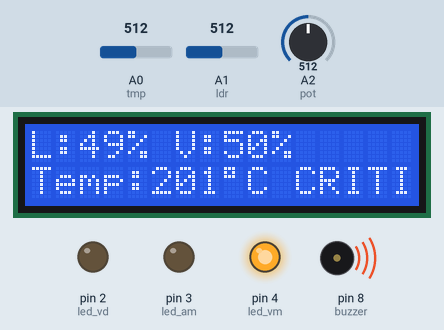
Simulated run of this sketch. Board: Arduino Uno, built with avr-gcc and run on an emulated ATmega328P. On the bench: 16×2 character LCD, output pins drawn as LEDs (lit = HIGH), buzzer (waves = sounding). The inputs (shaded band) are chosen by the test bench; at power-on: A0 (tmp) = 512, A1 (ldr) = 512, A2 (pot) = 512.

Above: at 2.2 s.
2.3 s: A0 (tmp) set to 716
At 2.9 s:
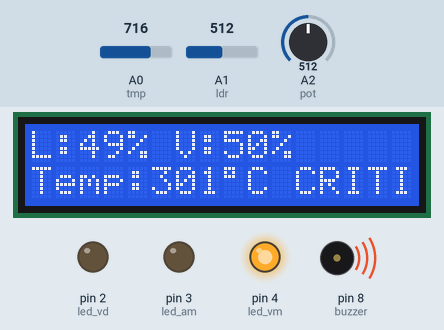
5.3 s: A1 (ldr) set to 716
At 5.7 s:
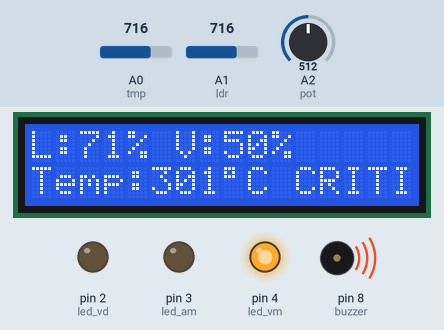
6.8 s: A2 (pot) set to 716
At 7.4 s:
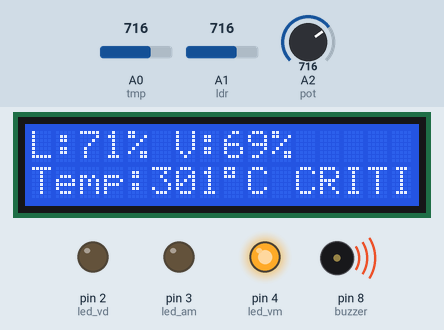
8.5 s: A0 (tmp) set to 900
At 9.1 s:
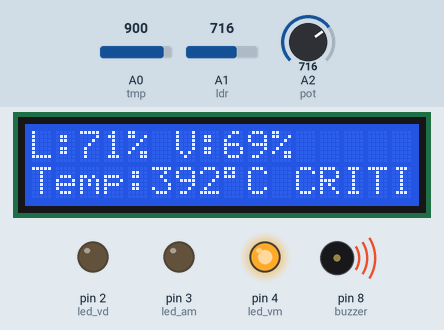
10.2 s: A1 (ldr) set to 900
At 10.8 s:
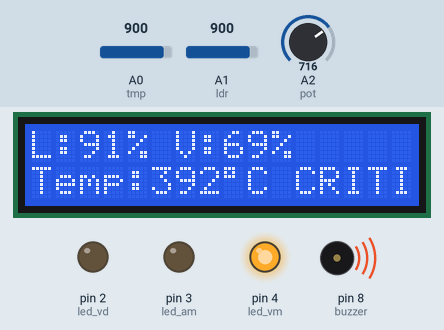
11.9 s: A2 (pot) set to 900
At 12.5 s:
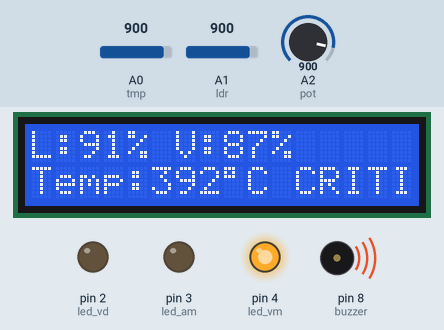
Timing chart, 0 to 14.6 s (numbered marks = the images above; inputs shaded):
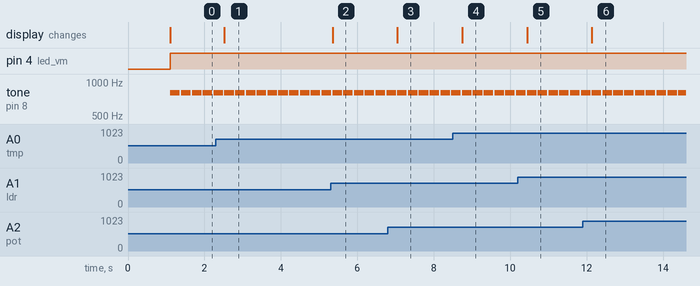

Measured:
- after the input at 2.3 s, the display: changes after 0.22 s (image 1)
- after the input at 5.3 s, the display: changes after 0.05 s (image 2)
- after the input at 6.8 s, the display: changes after 0.25 s (image 3)
- after the input at 8.5 s, the display: changes after 0.24 s (image 4)
- after the input at 10.2 s, the display: changes after 0.24 s (image 5)
- after the input at 11.9 s, the display: changes after 0.24 s (image 6)
- by itself, tone on pin 8 (buzzer): alternates 800 Hz for 0.25 s and silent for 0.03 s

The sketch:

sistema_capsula_espacial.ino.ino
```cpp
#include <Adafruit_LiquidCrystal.h>
Adafruit_LiquidCrystal lcd(0);

int led_vd = 2;
int led_am = 3;
int led_vm = 4;
int buzzer = 8;

int tmp = A0;
int ldr = A1;
int pot = A2;


void setup()
{
  	Serial.begin(9600);

	pinMode(led_vd, OUTPUT);
  	pinMode(led_am, OUTPUT);
  	pinMode(led_vm, OUTPUT);
  	pinMode(buzzer, OUTPUT);

    lcd.begin(16, 2);
    lcd.print("Iniciando...");
  	delay(1000);

  	lcd.clear();
}

void loop()
{
  int luz = map(analogRead(ldr), 54, 974, 0, 100);
  int vibracao = map(analogRead(pot), 0, 1023, 0, 100);
  int temperatura = map(analogRead(tmp), 20, 358, -40, 126);


  lcd.setCursor(0, 0);
  lcd.print("L:");
  lcd.print(luz);
  lcd.print("% ");

  lcd.print("V:");
  lcd.print(vibracao);
  lcd.print("%");

  // Limpa sobra de caracteres
  lcd.print("   ");

  lcd.setCursor(0, 1);
  lcd.print("Temp:");
  lcd.print(temperatura);
  lcd.print((char)223); // símbolo °
  lcd.print("C ");

  if(luz < 25 || vibracao > 80 || temperatura > 35 || temperatura < 15){
  	digitalWrite(led_vd, LOW);
    digitalWrite(led_am, LOW);
    digitalWrite(led_vm, HIGH);

    lcd.print("CRITICO ");

    tone(buzzer, 800, 1000);
    delay(250);
    noTone(buzzer);
  }

  else if(luz < 95 || vibracao > 50 || temperatura > 30 && temperatura <= 35|| temperatura < 20 && temperatura >= 15){
  	digitalWrite(led_vd, LOW);
    digitalWrite(led_am, HIGH);
    digitalWrite(led_vm, LOW);

    lcd.print("ATENCAO ");

    delay(250);
  }

  else if(luz >= 95 && vibracao <= 50 && temperatura <= 30 && temperatura >= 20){
  	digitalWrite(led_vd, HIGH);
    digitalWrite(led_am, LOW);
    digitalWrite(led_vm, LOW);

    lcd.print("NORMAL ");

    delay(250);
  }
}
```
